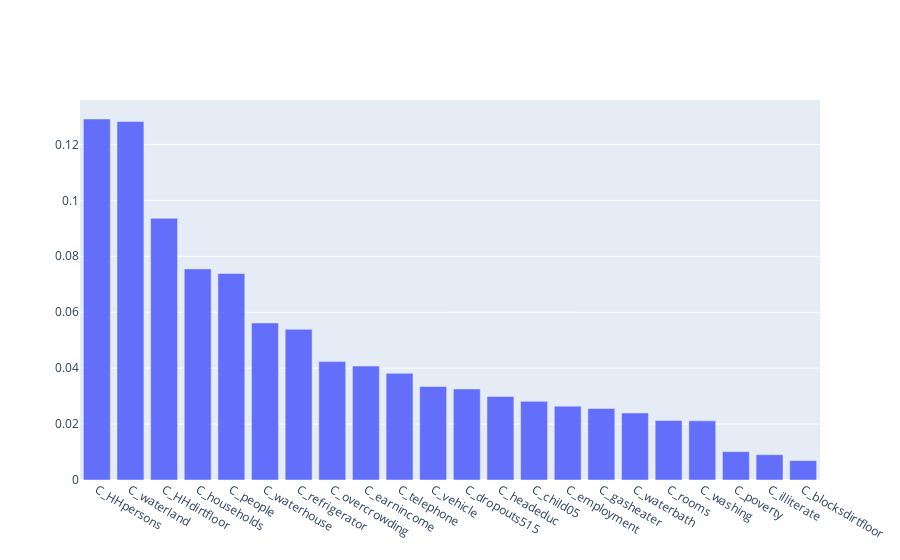

The notebook cell this image was saved under:
### Code cell
plot_feature_importance(df_survey_train, df_census_train, GradientBoostingRegressor(), ['S_instcement'])

### Figure 1 — Plotly figure (JSON) as saved in the notebook; plotly's stock layout.template omitted (floating-point values rounded to 4 significant figures)
{"data": [{"type": "bar", "x": ["C_HHpersons", "C_waterland", "C_HHdirtfloor", "C_households", "C_people", "C_waterhouse", "C_refrigerator", "C_overcrowding", "C_earnincome", "C_telephone", "C_vehicle", "C_dropouts515", "C_headeduc", "C_child05", "C_employment", "C_gasheater", "C_waterbath", "C_rooms", "C_washing", "C_poverty", "C_illiterate", "C_blocksdirtfloor"], "y": [0.1291, 0.1282, 0.09359, 0.07549, 0.07386, 0.05616, 0.05389, 0.04233, 0.04074, 0.03817, 0.03342, 0.03256, 0.02986, 0.02812, 0.0264, 0.02555, 0.02397, 0.02129, 0.02115, 0.01014, 0.009051, 0.006943]}], "layout": {}}
